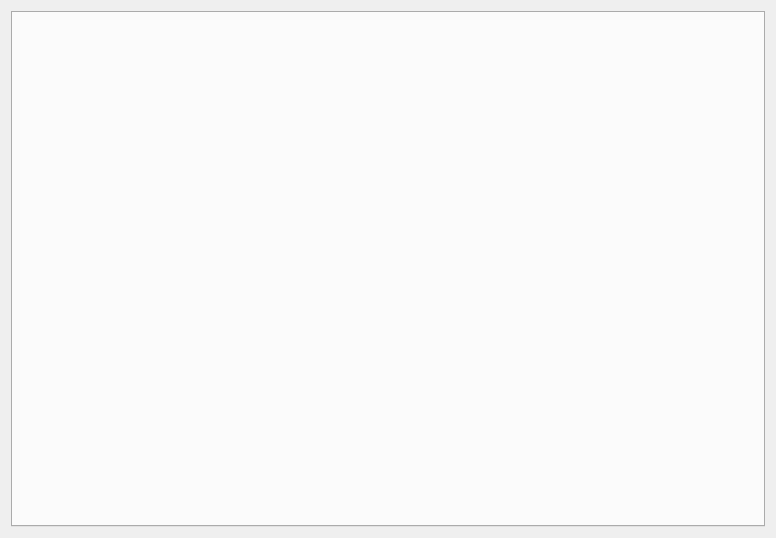
<?xml version="1.0" encoding="UTF-8"?>
<ui version="4.0">
 <class>SettingsDialog</class>
 <widget class="QDialog" name="SettingsDialog">
  <property name="geometry">
   <rect>
    <x>0</x>
    <y>0</y>
    <width>776</width>
    <height>538</height>
   </rect>
  </property>
  <property name="windowTitle">
   <string>Settings</string>
  </property>
  <property name="autoFillBackground">
   <bool>true</bool>
  </property>
  <property name="locale">
   <locale language="English" country="UnitedStates"/>
  </property>
  <layout class="QGridLayout" name="gridLayout">
   <item row="0" column="0">
    <widget class="QTabWidget" name="tabWidget">
     <property name="currentIndex">
      <number>-1</number>
     </property>
    </widget>
   </item>
  </layout>
 </widget>
 <resources/>
 <connections>
  <connection>
   <sender>tabWidget</sender>
   <signal>tabCloseRequested(int)</signal>
   <receiver>SettingsDialog</receiver>
   <slot>done(int)</slot>
   <hints>
    <hint type="sourcelabel">
     <x>322</x>
     <y>130</y>
    </hint>
    <hint type="destinationlabel">
     <x>340</x>
     <y>-3</y>
    </hint>
   </hints>
  </connection>
 </connections>
</ui>
